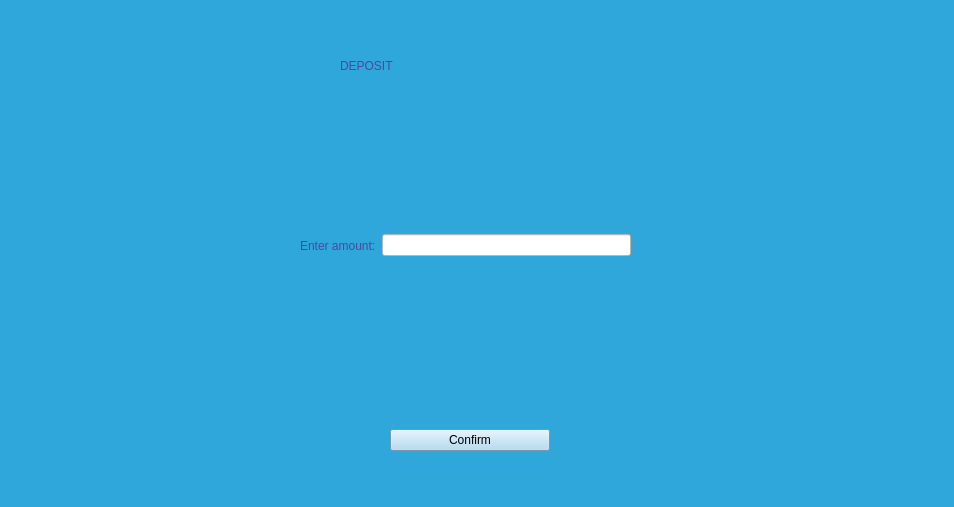
<?xml version="1.0" encoding="UTF-8"?>
<ui version="4.0">
 <class>Form</class>
 <widget class="QWidget" name="Form">
  <property name="geometry">
   <rect>
    <x>0</x>
    <y>0</y>
    <width>954</width>
    <height>507</height>
   </rect>
  </property>
  <property name="windowTitle">
   <string>Form</string>
  </property>
  <property name="styleSheet">
   <string notr="true">background-color: rgb(47, 167, 218);</string>
  </property>
  <widget class="QLabel" name="label">
   <property name="geometry">
    <rect>
     <x>340</x>
     <y>10</y>
     <width>461</width>
     <height>111</height>
    </rect>
   </property>
   <property name="styleSheet">
    <string notr="true">color: rgb(75, 73, 157);
font: 700 28pt &quot;Segoe UI&quot;;</string>
   </property>
   <property name="text">
    <string>DEPOSIT</string>
   </property>
  </widget>
  <widget class="QWidget" name="horizontalLayoutWidget">
   <property name="geometry">
    <rect>
     <x>300</x>
     <y>160</y>
     <width>331</width>
     <height>171</height>
    </rect>
   </property>
   <layout class="QHBoxLayout" name="horizontalLayout">
    <item>
     <widget class="QLabel" name="label_2">
      <property name="styleSheet">
       <string notr="true">color: rgb(75, 73, 157);
font: 700 15pt &quot;Segoe UI&quot;;</string>
      </property>
      <property name="text">
       <string>Enter amount:</string>
      </property>
     </widget>
    </item>
    <item>
     <widget class="QLineEdit" name="lineEdit">
      <property name="styleSheet">
       <string notr="true">background-color: rgb(255, 255, 255);</string>
      </property>
     </widget>
    </item>
   </layout>
  </widget>
  <widget class="QWidget" name="verticalLayoutWidget">
   <property name="geometry">
    <rect>
     <x>390</x>
     <y>400</y>
     <width>160</width>
     <height>80</height>
    </rect>
   </property>
   <layout class="QVBoxLayout" name="verticalLayout">
    <item>
     <widget class="QPushButton" name="pushButton">
      <property name="styleSheet">
       <string notr="true">background-color: rgb(168, 212, 241);
font: 700 9pt &quot;Segoe UI&quot;;</string>
      </property>
      <property name="text">
       <string>Confirm</string>
      </property>
     </widget>
    </item>
   </layout>
  </widget>
 </widget>
 <resources/>
 <connections/>
</ui>
